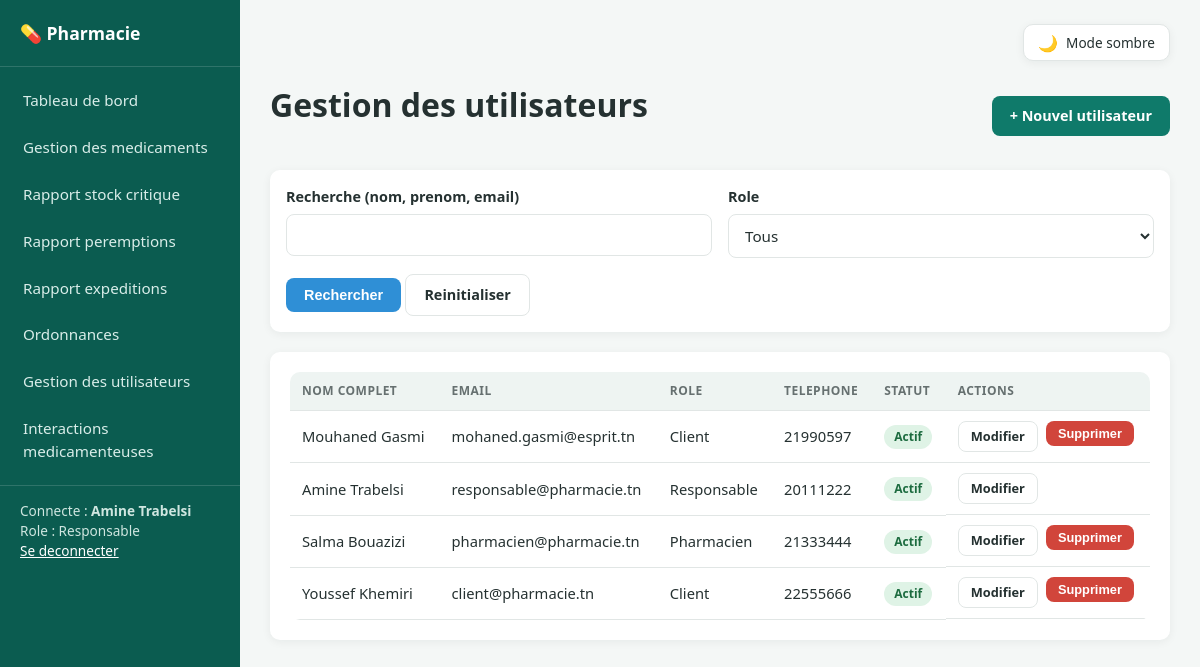
Screenshot of /index.php?c=utilisateur&a=index (signed in) with the database file from the repository.
### tables this page shows
CREATE TABLE `utilisateurs` (
  `id` int(11) NOT NULL,
  `nom` varchar(100) NOT NULL,
  `prenom` varchar(100) NOT NULL,
  `email` varchar(150) NOT NULL,
  `mot_de_passe` varchar(255) NOT NULL,
  `role` enum('responsable','pharmacien','client') NOT NULL DEFAULT 'client',
  `telephone` varchar(20) DEFAULT NULL,
  `adresse` varchar(255) DEFAULT NULL,
  `actif` tinyint(1) NOT NULL DEFAULT 1,
  `date_creation` timestamp NOT NULL DEFAULT current_timestamp()
);

### core/Controller.php (called while the page is built, shortened)
<?php
abstract class Controller
{
    protected function render(string $view, array $data = [], string $layout = 'layouts/main'): void
    {
        extract($data);
        $viewFile = __DIR__ . '/../views/' . $view . '.php';
        require $viewFile;
    }
    protected function query(string $key, $default = null)
    {
        return isset($_GET[$key]) ? trim($_GET[$key]) : $default;
    }
}

### controllers/UtilisateurController.php (called while the page is built, shortened)
<?php
require_once __DIR__ . '/../models/Utilisateur.php';
class UtilisateurController extends Controller
{
    private Utilisateur $model;
    public function __construct()
    {
        $this->model = new Utilisateur();
    }
    public function index(): void
    {
        $terme = $this->query('terme', '');
        $role = $this->query('role', '');
        $utilisateurs = ($terme !== '' || $role !== '')
            ? $this->model->search($terme, $role)
            : $this->model->all();
        $this->render('responsable/utilisateurs_liste', ['utilisateurs' => $utilisateurs, 'terme' => $terme, 'role' => $role]);
    }
}

### core/App.php (called while the page is built, shortened)
<?php
class App
{
    private string $action;
    private array $params;
    public function __construct()
    {
        $this->action         = $_GET['a'] ?? 'login';
        $this->params         = $_GET;
    }
    public function run(): void
    {
        $controller = new $className();
        $controller->{$this->action}($this->params);
    }
}

### public/index.php (called while the page is built, shortened)
<?php
require_once __DIR__ . '/../core/Database.php';
require_once __DIR__ . '/../core/Auth.php';
require_once __DIR__ . '/../core/Controller.php';
require_once __DIR__ . '/../core/App.php';
$app = new App();
$app->run();

### core/Database.php (called while the page is built, shortened)
<?php
class Database
{
    private static ?PDO $instance = null;
    public static function getInstance(): PDO
    {
        if (self::$instance === null) {
            $dsn = 'mysql:host=' . DB_HOST . ';dbname=' . DB_NAME . ';charset=' . DB_CHARSET;
            $options = [
                PDO::ATTR_ERRMODE            => PDO::ERRMODE_EXCEPTION,
                PDO::ATTR_DEFAULT_FETCH_MODE => PDO::FETCH_ASSOC,
                PDO::ATTR_EMULATE_PREPARES   => false,
            ];
            try {
                self::$instance = new PDO($dsn, DB_USER, DB_PASS, $options);
            } catch (PDOException $e) {
                die('Erreur de connexion a la base de donnees : ' . $e->getMessage());
            }
        }
        return self::$instance;
    }
}

### models/Utilisateur.php (called while the page is built, shortened)
<?php
class Utilisateur
{
    private PDO $db;
    public function __construct()
    {
        $this->db = Database::getInstance();
    }
    public function all(): array
    {
        $stmt = $this->db->query('SELECT * FROM utilisateurs ORDER BY date_creation DESC');
        return $stmt->fetchAll();
    }
}

### core/Auth.php (called while the page is built, shortened)
<?php
class Auth
{
    public static function id(): ?int
    {
        return $_SESSION['user_id'] ?? null;
    }
}

### views/responsable/utilisateurs_liste.php (the view, shortened to what this page needs)
<div class="topbar">
    <h1>Gestion des utilisateurs</h1>
    <a class="btn btn-primary" href="index.php?c=utilisateur&a=ajouter">+ Nouvel utilisateur</a>
</div>
<div class="filter-bar">
    <form method="GET" action="index.php">
        <div class="form-row">
            <div class="form-group">
                <label for="terme">Recherche (nom, prenom, email)</label>
                <input type="text" id="terme" name="terme" value="<?= htmlspecialchars($terme) ?>">
            </div>
            <div class="form-group">
                <label for="role">Role</label>
                <select id="role" name="role">
                    <option value="">Tous</option>
                </select>
            </div>
        </div>
        <button type="submit" class="btn btn-accent">Rechercher</button>
        <a class="btn btn-outline" href="index.php?c=utilisateur&a=index">Reinitialiser</a>
    </form>
</div>
<div class="card">
    <div class="table-wrap">
    <table>
        <thead><tr><th>Nom complet</th><th>Email</th><th>Role</th><th>Telephone</th><th>Statut</th><th>Actions</th></tr></thead>
        <tbody>
        <?php foreach ($utilisateurs as $u): ?>
            <tr>
                <td><?= htmlspecialchars($u['prenom'] . ' ' . $u['nom']) ?></td>
                <td><?= htmlspecialchars($u['email']) ?></td>
                <td><?= htmlspecialchars(ucfirst($u['role'])) ?></td>
                <td><?= htmlspecialchars($u['telephone'] ?? '-') ?></td>
                <td><?= $u['actif'] ? '<span class="badge badge-validee">Actif</span>' : '<span class="badge badge-refusee">Inactif</span>' ?></td>
                <td class="actions">
                    <a class="btn btn-sm btn-outline" href="index.php?c=utilisateur&a=modifier&id=<?= $u['id'] ?>">Modifier</a>
                    <?php if ((int) $u['id'] !== Auth::id()): ?>
                        <form method="POST" action="index.php?c=utilisateur&a=supprimer&id=<?= $u['id'] ?>" style="display:inline;"><?= Csrf::field() ?><button type="submit" class="btn btn-sm btn-danger" data-confirm="Supprimer cet utilisateur ?">Supprimer</button></form>
                    <?php endif; ?>
                </td>
            </tr>
        <?php endforeach; ?>
        </tbody>
    </table>
    </div>
</div>

### public/assets/css/style.css (style rules this page uses)
:root { --color-primary: #0f7a6a; --color-primary-dark: #0b5c50; --color-accent: #2f8fd6; --color-danger: #d1453b; --color-warning: #e0a020; --color-success: #2f9e5c; --color-bg: #f4f7f6; --color-surface: #ffffff; --color-border: #e1e6e5; --color-text: #253131; --color-text-muted: #667070; --radius: 10px; --shadow: 0 2px 10px rgba(15, 40, 35, 0.06); --sidebar-width: 240px; --color-th-bg: #eef4f2; --color-row-hover: #fafcfb; --color-input-bg: #ffffff; --color-heading-accent: #0b5c50; --color-sidebar-bg: #0b5c50; --tone-attente-bg: #fdf1da; --tone-attente-fg: #8a5a08; --tone-validee-bg: #dff3e6; --tone-validee-fg: #1c6b3f; --tone-refusee-bg: #fbe2e0; --tone-refusee-fg: #a3241d; --tone-faible-bg: #eef2fb; --tone-faible-fg: #33528f; --interaction-bg: #fdeceb; --interaction-border: #f0c1bd; }
* { box-sizing: border-box; }
body { margin: 0; font-family: "Segoe UI", Roboto, Helvetica, Arial, sans-serif; background: var(--color-bg); color: var(--color-text); line-height: 1.5; }
a { color: var(--color-primary); text-decoration: none; }
h1, h2, h3 { font-weight: 600; margin-top: 0; }
.topbar { display: flex; justify-content: space-between; align-items: center; margin-bottom: 20px; flex-wrap: wrap; gap: 10px; }
.card { background: var(--color-surface); border-radius: var(--radius); box-shadow: var(--shadow); padding: 20px; margin-bottom: 20px; }
.table-wrap { overflow-x: auto; }
table { width: 100%; border-collapse: collapse; background: var(--color-surface); border-radius: var(--radius); overflow: hidden; }
table th, table td { padding: 10px 12px; text-align: left; border-bottom: 1px solid var(--color-border); font-size: 0.92rem; }
table th { background: var(--color-th-bg); color: var(--color-text-muted); text-transform: uppercase; font-size: 0.75rem; letter-spacing: 0.04em; }
.badge { display: inline-block; padding: 3px 10px; border-radius: 20px; font-size: 0.75rem; font-weight: 600; }
.badge-validee { background: var(--tone-validee-bg); color: var(--tone-validee-fg); }
.form-group { margin-bottom: 16px; }
.form-group label { display: block; margin-bottom: 6px; font-weight: 600; font-size: 0.9rem; }
input[type=text], input[type=email], input[type=password], input[type=number], input[type=date], input[type=tel], select, textarea { width: 100%; padding: 10px 12px; border: 1px solid var(--color-border); border-radius: 8px; font-size: 0.95rem; font-family: inherit; background: var(--color-input-bg); color: var(--color-text); }
.form-row { display: flex; gap: 16px; flex-wrap: wrap; }
.form-row .form-group { flex: 1; min-width: 200px; }
.btn { display: inline-block; padding: 9px 18px; border-radius: 8px; border: none; cursor: pointer; font-size: 0.9rem; font-weight: 600; text-align: center; }
.btn-primary { background: var(--color-primary); color: #fff; }
.btn-accent { background: var(--color-accent); color: #fff; }
.btn-danger { background: var(--color-danger); color: #fff; }
.btn-outline { background: transparent; border: 1px solid var(--color-border); color: var(--color-text); }
.btn-sm { padding: 5px 12px; font-size: 0.8rem; }
.actions { display: flex; gap: 8px; flex-wrap: wrap; }
.filter-bar { background: var(--color-surface); border-radius: var(--radius); box-shadow: var(--shadow); padding: 16px; margin-bottom: 20px; }
body, .sidebar, .card, .stat-card, .filter-bar, .auth-card, table th, input, select, textarea { transition: background-color 0.28s ease, color 0.28s ease, border-color 0.28s ease; }
.main-content > .card, .main-content > .filter-bar, .main-content > .stats-grid, .main-content > .actions, .main-content > .table-wrap { animation: fadeUp 0.4s ease-out both; animation-delay: 0.05s; }
.main-content > *:nth-child(3) { animation-delay: 0.08s; }
.main-content > *:nth-child(4) { animation-delay: 0.12s; }
.main-content > *:nth-child(5) { animation-delay: 0.16s; }
tbody tr { animation: fadeUp 0.3s ease-out both; }
tbody tr:nth-child(1) { animation-delay: 0.04s; }
tbody tr:nth-child(2) { animation-delay: 0.07s; }
tbody tr:nth-child(3) { animation-delay: 0.10s; }
tbody tr:nth-child(4) { animation-delay: 0.13s; }
table tr { transition: background 0.15s ease; }
.btn { transition: transform 0.14s ease, box-shadow 0.14s ease, opacity 0.14s ease; }
.card { transition: box-shadow 0.2s ease, background-color 0.28s ease, border-color 0.28s ease; }
.form-group input, .form-group select, .form-group textarea { transition: border-color 0.16s ease, box-shadow 0.16s ease, background-color 0.28s ease, color 0.28s ease; }

### rows the page displays
utilisateurs: prenom+nom "Mouhaned Gasmi", email "mohaned.gasmi@esprit.tn", role "Client", telephone "21990597", actif "Actif"
utilisateurs: prenom+nom "Amine Trabelsi", email "responsable@pharmacie.tn", role "Responsable", telephone "20111222", actif "Actif"
utilisateurs: prenom+nom "Salma Bouazizi", email "pharmacien@pharmacie.tn", role "Pharmacien", telephone "21333444", actif "Actif"
utilisateurs: prenom+nom "Youssef Khemiri", email "client@pharmacie.tn", role "Client", telephone "22555666", actif "Actif"

### other values shown
Auth::fullName() "Amine Trabelsi"
Auth::role() "Responsable"
